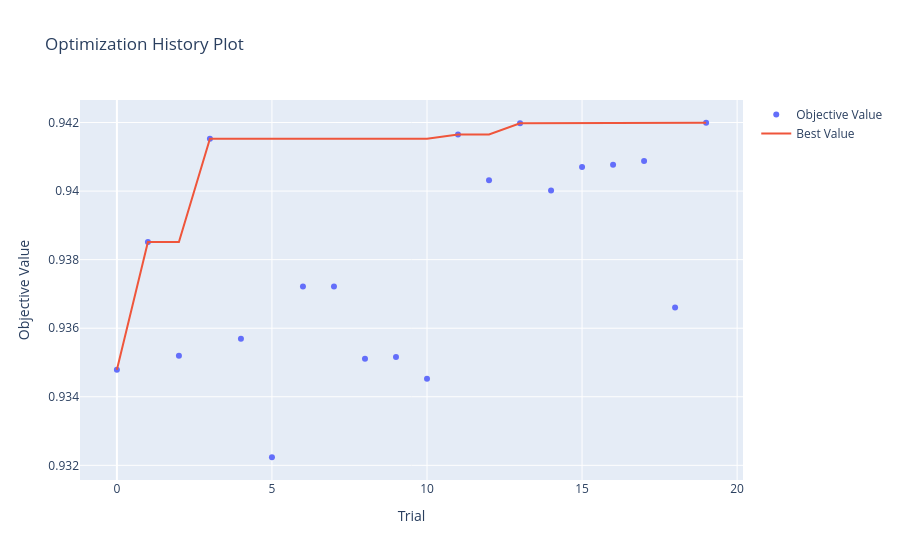

The notebook cell saved with this chart:
### Code cell
fig = optuna.visualization.plot_optimization_history(study)
fig.show()

### Figure 1 — Plotly figure (JSON) as saved in the notebook; plotly's stock layout.template omitted (floating-point values rounded to 4 significant figures)
{"data": [{"mode": "markers", "name": "Objective Value", "type": "scatter", "x": [0, 1, 2, 3, 4, 5, 6, 7, 8, 9, 10, 11, 12, 13, 14, 15, 16, 17, 18, 19], "y": [0.9348, 0.9385, 0.9352, 0.9415, 0.9357, 0.9322, 0.9372, 0.9372, 0.9351, 0.9352, 0.9345, 0.9416, 0.9403, 0.942, 0.94, 0.9407, 0.9408, 0.9409, 0.9366, 0.942]}, {"mode": "lines", "name": "Best Value", "type": "scatter", "x": [0, 1, 2, 3, 4, 5, 6, 7, 8, 9, 10, 11, 12, 13, 14, 15, 16, 17, 18, 19], "y": [0.9348, 0.9385, 0.9385, 0.9415, 0.9415, 0.9415, 0.9415, 0.9415, 0.9415, 0.9415, 0.9415, 0.9416, 0.9416, 0.942, 0.942, 0.942, 0.942, 0.942, 0.942, 0.942]}, {"marker": {"color": "#cccccc"}, "mode": "markers", "name": "Infeasible Trial", "showlegend": false, "type": "scatter", "x": [], "y": []}], "layout": {"title": {"text": "Optimization History Plot"}, "xaxis": {"title": {"text": "Trial"}}, "yaxis": {"title": {"text": "Objective Value"}}}}
